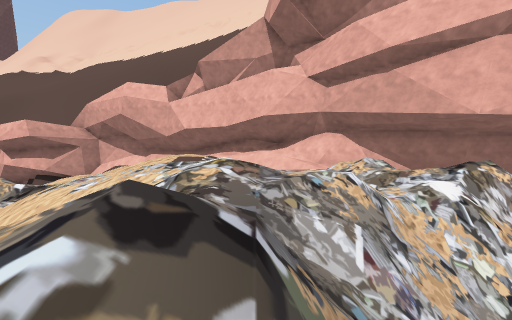
View 1 (above)

16 first-person views from a walk through a Unity game level. The camera is 1.5 m above the floor, tilts 4° down and sees 90° across. The floor is counted in squares, 2 m on a side. Each view is taken from the middle of a square. On the plan, view 1 faces up. The plan holds only what a view shows up to about 9 squares ahead; the rest is blank. The place goes on beyond the plan. The player character is not drawn. Door leaves are left out, so doorways stand open.

View 2
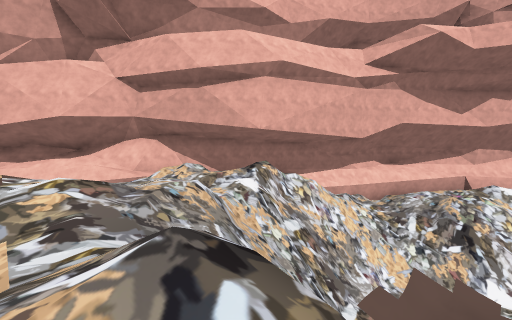

View 3
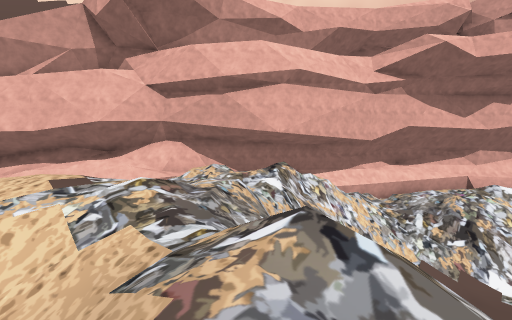

View 4
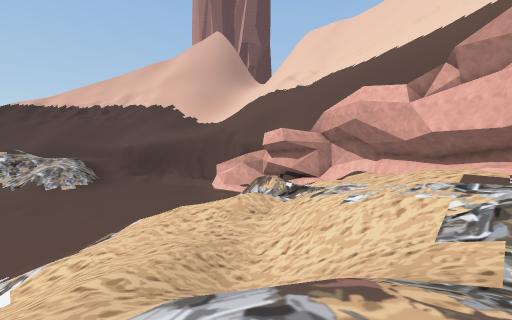

View 5
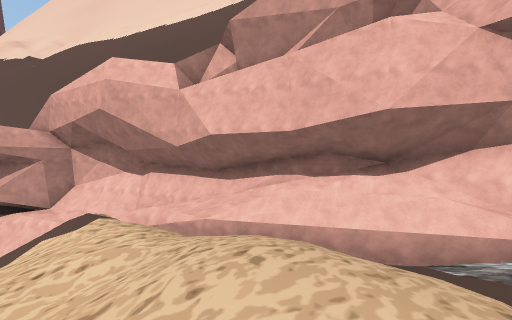

View 6
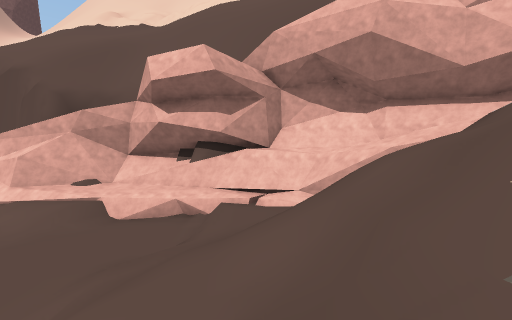

View 7
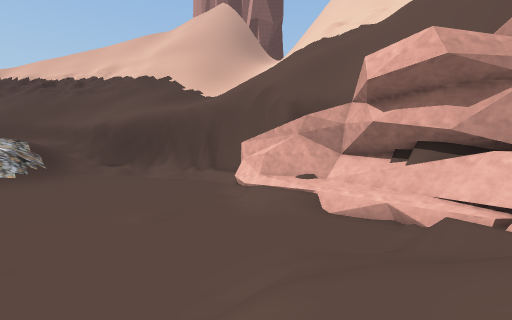

View 8
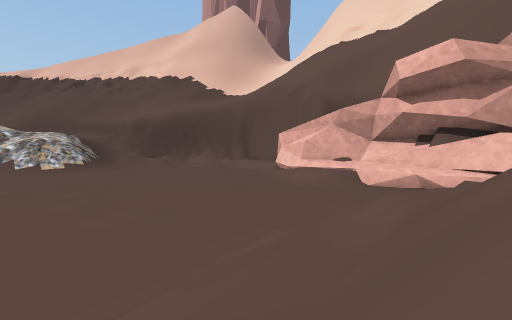

View 9
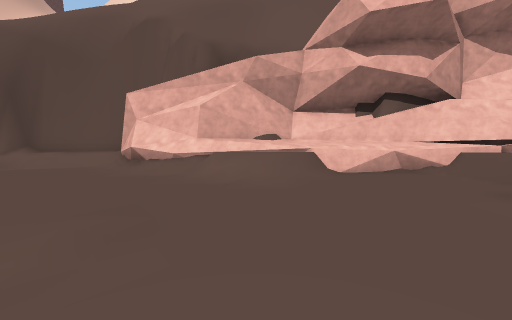

View 10
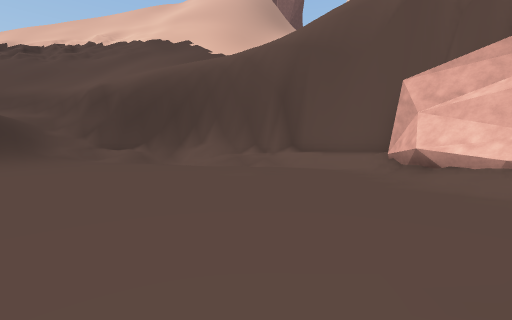

View 11
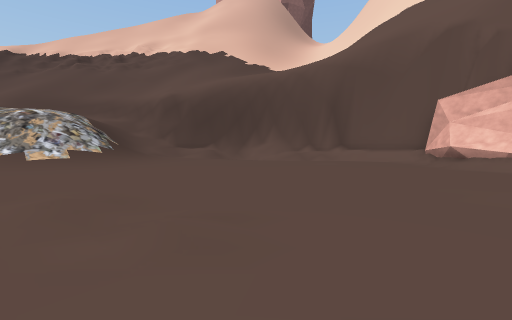

View 12
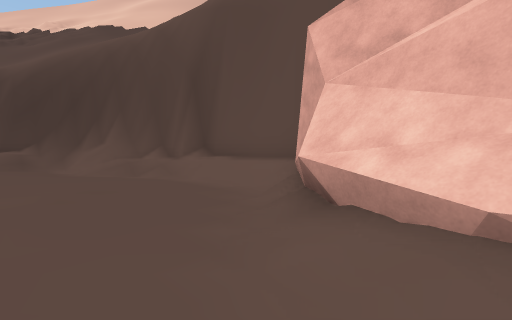

View 13
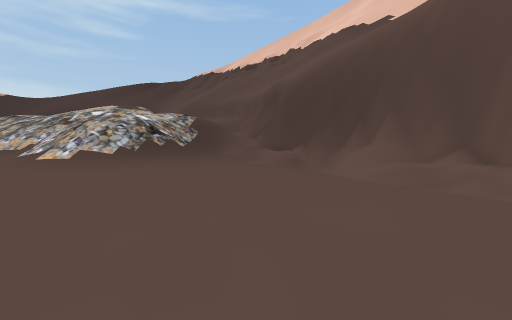

View 14
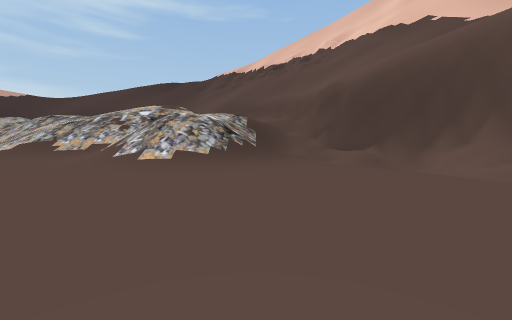

View 15
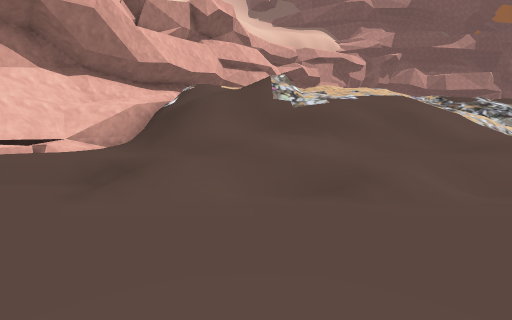

View 16
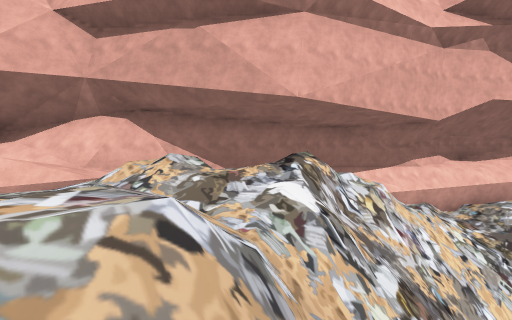

### Floor plan
Key: @ floor where view 1 was taken; # wall or solid block; . main floor; : floor 1.75 m higher than the main floor; + floor 3.25 m higher than the main floor; * floor 5 m higher than the main floor; % floor 6.5 m higher than the main floor; / step, stairs or slope; = window, fence, low wall or low ledge; v drop or lower ground.
Columns run from 29 left of view 1 to 13 right of it. Each row starts with its distance up from view 1.
 17                   vv
 16    //vvvvv v      v
 15 //vv######vv  ###  ####
 14 vv##/////###########//###
 13 ##=/...../###/::://##///####
 12 ...........//./.../////////###
 11 ................../../vv//%%/###
 10 ................../////////=///##
  9 .................///// //////=//###
  8 .................//////*/%%/ ///  ##
  7 /................/:///// %/%//%/// ####
  6 //.............../////==/%/%//%%/%//=###
  5 //............../////// ////% ////##v//###
  4 //.............../////////////%=/vv#=//+/##
  3 //...............///////*//////=###/==////#
  2 //...  .......... /////**/////=# ///////
  1 /...            . /://///%/////    ./////
  0 ...             ..///////////@      ../=/

Where each view was taken, in squares from view 1:
view 1: 0 up, 0 right, facing up
view 2: 0 up, 1 left, facing up-right
view 3: 0 up, 2 left, facing up-right
view 4: 0 up, 1 left, facing up-left
view 5: 5 up, 2 left, facing up
view 6: 5 up, 10 left, facing up
view 7: 5 up, 10 left, facing up-left
view 8: 2 up, 10 left, facing up-left
view 9: 6 up, 16 left, facing up
view 10: 7 up, 18 left, facing up-left
view 11: 3 up, 18 left, facing up-left
view 12: 11 up, 18 left, facing up-left
view 13: 10 up, 20 left, facing left
view 14: 7 up, 20 left, facing left
view 15: 7 up, 16 left, facing right
view 16: 3 up, 1 right, facing up-right
